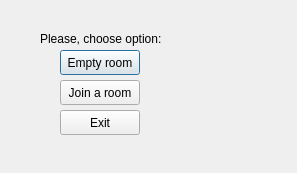
<?xml version="1.0" encoding="UTF-8"?>
<ui version="4.0">
 <class>Dialog</class>
 <widget class="QDialog" name="Dialog">
  <property name="geometry">
   <rect>
    <x>0</x>
    <y>0</y>
    <width>297</width>
    <height>173</height>
   </rect>
  </property>
  <property name="windowTitle">
   <string>Dialog</string>
  </property>
  <widget class="QPushButton" name="emptyRoomButton">
   <property name="geometry">
    <rect>
     <x>60</x>
     <y>50</y>
     <width>80</width>
     <height>25</height>
    </rect>
   </property>
   <property name="text">
    <string>Empty room</string>
   </property>
  </widget>
  <widget class="QPushButton" name="notEmptyRoomButton">
   <property name="geometry">
    <rect>
     <x>60</x>
     <y>80</y>
     <width>80</width>
     <height>25</height>
    </rect>
   </property>
   <property name="text">
    <string>Join a room</string>
   </property>
  </widget>
  <widget class="QLabel" name="label">
   <property name="geometry">
    <rect>
     <x>40</x>
     <y>30</y>
     <width>131</width>
     <height>17</height>
    </rect>
   </property>
   <property name="text">
    <string>Please, choose option:</string>
   </property>
  </widget>
  <widget class="QPushButton" name="exitButton">
   <property name="geometry">
    <rect>
     <x>60</x>
     <y>110</y>
     <width>80</width>
     <height>25</height>
    </rect>
   </property>
   <property name="text">
    <string>Exit</string>
   </property>
  </widget>
 </widget>
 <resources/>
 <connections/>
</ui>
